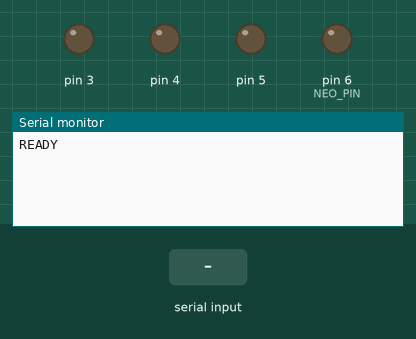
Bench run of a sketch on a simulated Arduino Uno, built with avr-gcc and run on an emulated ATmega328P. Shown: output pins drawn as LEDs (lit = HIGH), the last lines printed to the serial monitor. The inputs (shaded band) are chosen by the test bench. Pins used as bus, display or sensor lines are not drawn.

Above: at 1.2 s.
1.3 s: "US:-1\n" received over Serial
At 2.4 s:
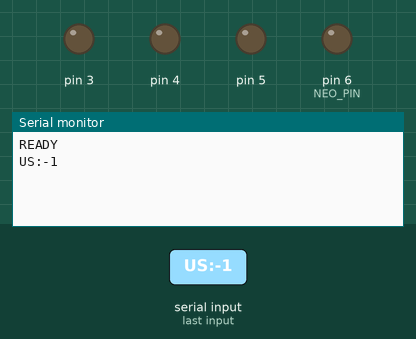
2.8 s: "PING:1\n" received over Serial
At 3.5 s:
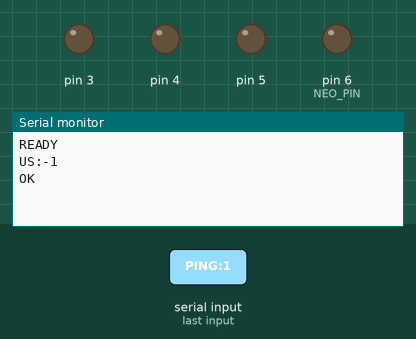
4.3 s: "DHT:1\n" received over Serial
At 4.7 s:
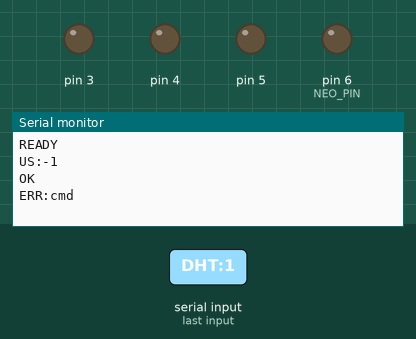

The sketch:

playhouse-firmware.ino
```cpp
// playhouse-firmware.ino — 프로토콜 계약서 (부록 A)
// Playino · PlayHouse 거실 레슨용 참조 펌웨어.
// 별도 작업자(펌웨어 트랙)와 공유하는 계약. 이 동작을 그대로 구현하면
// 웹앱(시리얼 코어)과 핸드셰이크/명령이 호환된다.
//
// 테스트 HW: Arduino Uno + 5φ LED 5개 (D2~D6). 거실 = D2.
// 라인 단위 ASCII, '\n' 종결, 115200 baud.
//
// 명령(H -> B):
//   PING                 → "PLAYHOUSE v<n>"
//   L<pin>:<0|1>         digitalWrite        → "OK"
//   P<pin>:<0-255>       analogWrite(PWM)    → "OK"
//   U<trig>:<echo>       초음파(HC-SR04) 거리 → "US:<cm>"  (에코 없음/범위초과 = "US:-1")
//   N<pin>:<idx>,<r>,<g>,<b> / NA<pin>:<r>,<g>,<b> / NS<pin>  NeoPixel(WS2812, D6) → "OK"
//
// ⚠️ 이 .ino 는 계약 참조용(요약). 실제 빌드/플래싱되는 펌웨어는 playhouse-uno.c 이며
//    NeoPixel·DHT11·tone·analogRead 등 전체 구현은 그쪽에 있다. v5 기준.

const char* FW_ID = "PLAYHOUSE v5";

void setup() {
  Serial.begin(115200);
  for (int p = 2; p <= 6; p++) pinMode(p, OUTPUT);
  Serial.println("READY");
}

// HC-SR04: Trig 에 10µs 펄스 → Echo HIGH 폭(µs) 측정 → 거리(cm) = 폭 / 58
long readUltrasonicCm(int trig, int echo) {
  pinMode(trig, OUTPUT);
  pinMode(echo, INPUT);
  digitalWrite(trig, LOW);  delayMicroseconds(2);
  digitalWrite(trig, HIGH); delayMicroseconds(10);
  digitalWrite(trig, LOW);
  unsigned long dur = pulseIn(echo, HIGH, 30000UL);  // 30ms 타임아웃(≈5m)
  if (dur == 0) return -1;                            // 에코 없음
  long cm = (long)(dur / 58);
  if (cm <= 0 || cm > 400) return -1;                 // 유효범위 밖
  return cm;
}

void loop() {
  if (!Serial.available()) return;
  String line = Serial.readStringUntil('\n');
  line.trim();

  if (line == "PING") { Serial.println(FW_ID); return; }

  char type = line.charAt(0);
  int colon = line.indexOf(':');
  if (colon < 0) { Serial.println("ERR:format"); return; }

  int pin = line.substring(1, colon).toInt();
  int val = line.substring(colon + 1).toInt();

  if (type == 'L')      { digitalWrite(pin, val ? HIGH : LOW); Serial.println("OK"); }
  else if (type == 'P') { analogWrite(pin, constrain(val, 0, 255)); Serial.println("OK"); }
  else if (type == 'U') { long cm = readUltrasonicCm(pin, val); Serial.print("US:"); Serial.println(cm); }
  else                  { Serial.println("ERR:cmd"); }
}
```

playhouse-uno.c
```cpp
/*
 * playhouse-uno.c — Playino · PlayHouse 펌웨어 (베어메탈 빌드 소스)
 *
 * 이 파일은 public/firmware/playhouse-uno.hex 를 생성하기 위한 ATmega328P
 * 베어메탈 구현이다. 와이어 동작(프로토콜)은 부록 A 의 Arduino 스케치
 * (playhouse-firmware.ino)와 완전히 동일하다. Arduino 코어 없이도
 * 오프라인 컴파일이 가능하도록 레지스터를 직접 다룬다.
 *
 *   H->B : PING / L<pin>:<0|1> / P<pin>:<0-255> / T<pin>:<freq>[,<ms>] / A<ch> / R<pin> / U<trig>:<echo> / DHT
 *          N<pin>:<idx>,<r>,<g>,<b> (네오픽셀 1픽셀) / NA<pin>:<r>,<g>,<b> (전체 채우기) / NS<pin> (반영)
 *   B->H : READY (부팅) / PLAYHOUSE v5 (PING 응답) / OK / ERR:<msg>
 *          A<ch>:<0-1023> (아날로그) / R<pin>:<0|1> (디지털) / US:<cm> (초음파) / DHT:<t>,<h>
 *
 * 빌드:
 *   avr-gcc -mmcu=atmega328p -DF_CPU=16000000UL -Os -o fw.elf playhouse-uno.c
 *   avr-objcopy -O ihex -R .eeprom fw.elf playhouse-uno.hex
 */

#include <avr/io.h>
#include <avr/interrupt.h>
#include <util/delay.h>
#include <stdlib.h>
#include <string.h>

#define FW_ID "PLAYHOUSE v5"
#define DHT_BIT 2   /* DHT-11 DATA = D2 (PD2) */

/* ---- UART (115200 @ 16MHz, U2X) ---- */
static void uart_init(void) {
    UBRR0H = 0;
    UBRR0L = 16;                       /* 16MHz/(8*(16+1)) = 117647 ~ +2.1% */
    UCSR0A = (1 << U2X0);
    UCSR0B = (1 << RXEN0) | (1 << TXEN0);
    UCSR0C = (1 << UCSZ01) | (1 << UCSZ00); /* 8N1 */
}
static void uart_tx(char c) {
    while (!(UCSR0A & (1 << UDRE0))) {}
    UDR0 = c;
}
static void uart_print(const char *s) { while (*s) uart_tx(*s++); }
static void uart_println(const char *s) { uart_print(s); uart_tx('\n'); }
static char uart_rx(void) {
    while (!(UCSR0A & (1 << RXC0))) {}
    return UDR0;
}

/* ---- PWM 타이머 초기화 (analogWrite 용, 핀 3/5/6/9/10/11) ---- */
static void pwm_init(void) {
    TCCR0A = (1 << WGM01) | (1 << WGM00);            /* Fast PWM */
    TCCR0B = (1 << CS01);                            /* presc 8 */
    TCCR1A = (1 << WGM10);                           /* 8-bit Fast PWM */
    TCCR1B = (1 << WGM12) | (1 << CS11);             /* presc 8 */
    TCCR2A = (1 << WGM21) | (1 << WGM20);            /* Fast PWM */
    TCCR2B = (1 << CS22);                            /* presc 64 */
}

static void set_output(uint8_t pin) {
    if (pin <= 7)       DDRD |= (1 << pin);
    else if (pin <= 13) DDRB |= (1 << (pin - 8));
}

static void pwm_disconnect(uint8_t pin) {
    switch (pin) {
        case 6:  TCCR0A &= ~(1 << COM0A1); break;
        case 5:  TCCR0A &= ~(1 << COM0B1); break;
        case 9:  TCCR1A &= ~(1 << COM1A1); break;
        case 10: TCCR1A &= ~(1 << COM1B1); break;
        case 11: TCCR2A &= ~(1 << COM2A1); break;
        case 3:  TCCR2A &= ~(1 << COM2B1); break;
        default: break;
    }
}

/* digitalWrite */
static void pin_digital(uint8_t pin, uint8_t v) {
    set_output(pin);
    pwm_disconnect(pin);
    if (pin <= 7) {
        if (v) PORTD |= (1 << pin); else PORTD &= ~(1 << pin);
    } else if (pin <= 13) {
        uint8_t b = pin - 8;
        if (v) PORTB |= (1 << b); else PORTB &= ~(1 << b);
    }
}

/* analogWrite (HW PWM on timer pins, 그 외는 임계값) */
static void pin_analog(uint8_t pin, uint8_t val) {
    set_output(pin);
    if (val == 0)   { pin_digital(pin, 0); return; }
    if (val == 255) { pin_digital(pin, 1); return; }
    switch (pin) {
        case 6:  TCCR0A |= (1 << COM0A1); OCR0A = val; break;
        case 5:  TCCR0A |= (1 << COM0B1); OCR0B = val; break;
        case 9:  TCCR1A |= (1 << COM1A1); OCR1A = val; break;
        case 10: TCCR1A |= (1 << COM1B1); OCR1B = val; break;
        case 11: TCCR2A |= (1 << COM2A1); OCR2A = val; break;
        case 3:  TCCR2A |= (1 << COM2B1); OCR2B = val; break;
        default: pin_digital(pin, val >= 128 ? 1 : 0); break;
    }
}

/* ---- 가변 마이크로초 지연 (tone 용; _delay_us 는 상수만 허용) ---- */
static void delay_us_var(uint16_t us) { while (us--) _delay_us(1); }

/* ---- tone: pin 을 freq(Hz) 로 ms 동안 구형파 출력 (블로킹, 부저) ---- */
static void tone_pin(uint8_t pin, uint16_t freq, uint16_t ms) {
    if (freq == 0 || ms == 0) return;
    set_output(pin); pwm_disconnect(pin);
    uint16_t half = (uint16_t)(500000UL / freq);          /* 반주기(us) */
    uint32_t cycles = ((uint32_t)freq * ms) / 1000UL;
    for (uint32_t i = 0; i < cycles; i++) {
        if (pin <= 7) PORTD |= (1 << pin); else PORTB |= (1 << (pin - 8));
        delay_us_var(half);
        if (pin <= 7) PORTD &= ~(1 << pin); else PORTB &= ~(1 << (pin - 8));
        delay_us_var(half);
    }
}

/* ---- ADC (아날로그 입력: A0~A5) ---- */
static void adc_init(void) {
    ADMUX = (1 << REFS0);                                  /* AVcc 기준 */
    ADCSRA = (1 << ADEN) | (1 << ADPS2) | (1 << ADPS1) | (1 << ADPS0); /* presc 128 */
}
static uint16_t adc_read(uint8_t ch) {
    ADMUX = (1 << REFS0) | (ch & 0x07);
    ADCSRA |= (1 << ADSC);
    while (ADCSRA & (1 << ADSC)) {}
    return ADC;
}

/* ---- 디지털 입력 읽기 (소리/불꽃/버튼 등) ---- */
static uint8_t pin_read(uint8_t pin) {
    if (pin <= 7) { DDRD &= ~(1 << pin); return (PIND >> pin) & 1; }
    uint8_t b = pin - 8; DDRB &= ~(1 << b); return (PINB >> b) & 1;
}

/* ---- 핀 레벨 읽기(빠른 in-loop 용; DDR 변경 없음) ---- */
static uint8_t pin_level(uint8_t pin) {
    if (pin <= 7) return (PIND >> pin) & 1;
    return (PINB >> (pin - 8)) & 1;
}

/* ---- 초음파(HC-SR04): Trig 10us 펄스 → Echo HIGH 폭 측정 → 거리(cm) ----
 * 측정 동안만 Timer1 을 normal/presc8(0.5us/tick)로 돌려 폭을 재고 PWM 설정 복구.
 * cm = us/58 = (ticks*0.5)/58 = ticks/116.  에코 없음/범위밖 = -1 */
static long ultrasonic_cm(uint8_t trig, uint8_t echo) {
    /* echo 입력 설정 */
    if (echo <= 7) DDRD &= ~(1 << echo); else DDRB &= ~(1 << (echo - 8));
    /* trig 10us 펄스 */
    pin_digital(trig, 0); _delay_us(2);
    pin_digital(trig, 1); _delay_us(10);
    pin_digital(trig, 0);
    /* Timer1: normal, presc8 → 0.5us/tick (PWM 설정 백업 후 복구) */
    uint8_t a = TCCR1A, b = TCCR1B;
    TCCR1A = 0; TCCR1B = (1 << CS11);
    /* echo 상승 대기 (≈30ms 타임아웃) */
    TCNT1 = 0;
    while (!pin_level(echo)) { if (TCNT1 > 60000) { TCCR1A = a; TCCR1B = b; return -1; } }
    /* echo HIGH 폭 측정 */
    TCNT1 = 0;
    while (pin_level(echo)) { if (TCNT1 > 60000) { TCCR1A = a; TCCR1B = b; return -1; } }
    uint16_t ticks = TCNT1;
    TCCR1A = a; TCCR1B = b;
    long cm = (long)ticks / 116;
    if (cm <= 0 || cm > 400) return -1;
    return cm;
}

/* ---- DHT-11 (1-wire, D2) ---- */
static void uart_print_u8(uint8_t v) { char b[5]; itoa(v, b, 10); uart_print(b); }
static void uart_print_u16(uint16_t v) { char b[7]; itoa(v, b, 10); uart_print(b); }

/* pin 이 level(0 또는 (1<<DHT_BIT)) 인 동안의 루프 카운트. 0=타임아웃 */
static uint16_t dht_pulse(uint8_t level) {
    uint16_t c = 0;
    while ((PIND & (1 << DHT_BIT)) == level) { if (++c >= 12000) return 0; }
    return c;
}
/* 성공 시 1, temp/hum 채움 */
static uint8_t dht_read(uint8_t *temp, uint8_t *hum) {
    uint8_t data[5] = { 0, 0, 0, 0, 0 };
    /* 시작 신호: 최소 18ms LOW */
    DDRD |= (1 << DHT_BIT);
    PORTD &= ~(1 << DHT_BIT);
    _delay_ms(20);
    PORTD |= (1 << DHT_BIT);
    _delay_us(40);
    DDRD &= ~(1 << DHT_BIT);          /* 입력 */
    PORTD |= (1 << DHT_BIT);          /* 풀업 */
    _delay_us(10);
    /* 응답: ~80us LOW, ~80us HIGH */
    if (dht_pulse(0) == 0) return 0;
    if (dht_pulse(1 << DHT_BIT) == 0) return 0;
    /* 40비트: 각 비트 = LOW(50us) + HIGH(26us=0 / 70us=1) */
    for (uint8_t i = 0; i < 40; i++) {
        uint16_t low = dht_pulse(0);
        uint16_t high = dht_pulse(1 << DHT_BIT);
        if (low == 0 || high == 0) return 0;
        data[i / 8] <<= 1;
        if (high > low) data[i / 8] |= 1;
    }
    if ((uint8_t)(data[0] + data[1] + data[2] + data[3]) != data[4]) return 0;
    *hum = data[0];
    *temp = data[2];
    return 1;
}

/* ---- NeoPixel (WS2812, D6=PD6) ----
 * 단일 데이터선 비트뱅잉(cpldcpu light_ws2812 방식). 16MHz 기준 사이클 타이밍.
 * WS2812 전송 순서는 G,R,B. 호스트는 N/NA 로 버퍼를 채우고 NS 로 반영(show)한다. */
#define NEO_PIN 6           /* D6 = PD6 (HARDWARE.md 기준) */
#define NEO_MAX 8           /* 스트립 최대 픽셀 수(실제가 적으면 앞쪽만 점등) */
static uint8_t neo_buf[NEO_MAX * 3];   /* 픽셀별 G,R,B (전송 순서 그대로 저장) */

/* WS2812 비트뱅잉 — PORTD 고정, maskhi/masklo 는 PD6 만 토글한 포트값 */
#define w_zeropulse   350
#define w_onepulse    900
#define w_totalperiod 1250
#define w_fixedlow    2
#define w_fixedhigh   4
#define w_fixedtotal  8
#define w_zerocycles  (((F_CPU/1000)*w_zeropulse           )/1000000)
#define w_onecycles   (((F_CPU/1000)*w_onepulse    + 500000)/1000000)
#define w_totalcycles (((F_CPU/1000)*w_totalperiod + 500000)/1000000)
#define w1 (w_zerocycles-w_fixedlow)
#define w2 (w_onecycles-w_fixedhigh-w1)
#define w3 (w_totalcycles-w_fixedtotal-w1-w2)
#define w1_nops w1
#define w2_nops w2
#define w3_nops w3
#define w_nop1  "nop      \n\t"
#define w_nop2  "rjmp .+0 \n\t"
#define w_nop4  w_nop2 w_nop2
#define w_nop8  w_nop4 w_nop4
#define w_nop16 w_nop8 w_nop8

static void ws2812_send(uint8_t *data, uint16_t datlen, uint8_t maskhi, uint8_t masklo) {
    uint8_t curbyte, ctr, sreg_prev;
    sreg_prev = SREG;
    cli();
    while (datlen--) {
        curbyte = *data++;
        asm volatile(
        "       ldi   %0,8  \n\t"
        "loop%=:out   %2,%3 \n\t"
#if (w1_nops & 1)
        w_nop1
#endif
#if (w1_nops & 2)
        w_nop2
#endif
#if (w1_nops & 4)
        w_nop4
#endif
#if (w1_nops & 8)
        w_nop8
#endif
        "       sbrs  %1,7  \n\t"
        "       out   %2,%4 \n\t"
        "       lsl   %1    \n\t"
#if (w2_nops & 1)
        w_nop1
#endif
#if (w2_nops & 2)
        w_nop2
#endif
#if (w2_nops & 4)
        w_nop4
#endif
#if (w2_nops & 8)
        w_nop8
#endif
        "       out   %2,%4 \n\t"
#if (w3_nops & 1)
        w_nop1
#endif
#if (w3_nops & 2)
        w_nop2
#endif
#if (w3_nops & 4)
        w_nop4
#endif
#if (w3_nops & 8)
        w_nop8
#endif
        "       dec   %0    \n\t"
        "       brne  loop%=\n\t"
        : "=&d"(ctr)
        : "r"(curbyte), "I"(_SFR_IO_ADDR(PORTD)), "r"(maskhi), "r"(masklo)
        );
    }
    SREG = sreg_prev;
}

static void neo_set(uint8_t idx, uint8_t r, uint8_t g, uint8_t b) {
    if (idx >= NEO_MAX) return;
    neo_buf[idx * 3 + 0] = g; neo_buf[idx * 3 + 1] = r; neo_buf[idx * 3 + 2] = b;
}
static void neo_fill(uint8_t r, uint8_t g, uint8_t b) {
    for (uint8_t i = 0; i < NEO_MAX; i++) { neo_buf[i * 3] = g; neo_buf[i * 3 + 1] = r; neo_buf[i * 3 + 2] = b; }
}
static void neo_show(void) {
    set_output(NEO_PIN); pwm_disconnect(NEO_PIN);
    uint8_t pinmask = (1 << NEO_PIN);
    uint8_t hi = PORTD | pinmask, lo = PORTD & ~pinmask;
    ws2812_send(neo_buf, NEO_MAX * 3, hi, lo);
    _delay_us(80);          /* 래치(>50us LOW) */
}

static void handle(char *line) {
    if (strcmp(line, "PING") == 0) { uart_println(FW_ID); return; }
    if (strcmp(line, "DHT") == 0) {
        uint8_t t, h;
        if (dht_read(&t, &h)) {
            uart_print("DHT:"); uart_print_u8(t); uart_tx(','); uart_print_u8(h); uart_tx('\n');
        } else {
            uart_println("ERR:dht");
        }
        return;
    }

    /* NeoPixel: NS<pin>=show / NA<pin>:<r>,<g>,<b>=전체채우기+show / N<pin>:<idx>,<r>,<g>,<b>=1픽셀 */
    if (line[0] == 'N') {
        if (line[1] == 'S') { neo_show(); uart_println("OK"); return; }
        char *c = strchr(line, ':');
        if (!c) { uart_println("ERR:format"); return; }
        if (line[1] == 'A') {
            char *c1 = strchr(c + 1, ','), *c2 = c1 ? strchr(c1 + 1, ',') : 0;
            if (!c1 || !c2) { uart_println("ERR:format"); return; }
            neo_fill((uint8_t)atoi(c + 1), (uint8_t)atoi(c1 + 1), (uint8_t)atoi(c2 + 1));
            neo_show(); uart_println("OK"); return;
        }
        char *c1 = strchr(c + 1, ','), *c2 = c1 ? strchr(c1 + 1, ',') : 0, *c3 = c2 ? strchr(c2 + 1, ',') : 0;
        if (!c1 || !c2 || !c3) { uart_println("ERR:format"); return; }
        neo_set((uint8_t)atoi(c + 1), (uint8_t)atoi(c1 + 1), (uint8_t)atoi(c2 + 1), (uint8_t)atoi(c3 + 1));
        uart_println("OK"); return;
    }

    char type = line[0];

    /* 콜론 없는 읽기 명령: A<ch>=아날로그, R<pin>=디지털 */
    if (type == 'A' && !strchr(line, ':')) {
        int ch = atoi(line + 1); if (ch < 0 || ch > 7) { uart_println("ERR:ch"); return; }
        uint16_t v = adc_read((uint8_t)ch);
        uart_tx('A'); uart_print_u8((uint8_t)ch); uart_tx(':'); uart_print_u16(v); uart_tx('\n'); return;
    }
    if (type == 'R' && !strchr(line, ':')) {
        int pin = atoi(line + 1); if (pin < 0 || pin > 13) { uart_println("ERR:pin"); return; }
        uint8_t v = pin_read((uint8_t)pin);
        uart_tx('R'); uart_print_u8((uint8_t)pin); uart_tx(':'); uart_print_u8(v); uart_tx('\n'); return;
    }

    char *colon = strchr(line, ':');
    if (!colon) { uart_println("ERR:format"); return; }

    int pin = atoi(line + 1);          /* atoi 는 ':' 앞 숫자까지만 파싱 */
    int val = atoi(colon + 1);

    if (pin < 0 || pin > 13) { uart_println("ERR:pin"); return; }

    if (type == 'L')      { pin_digital(pin, val ? 1 : 0); uart_println("OK"); }
    else if (type == 'P') {
        if (val < 0) val = 0;
        if (val > 255) val = 255;
        pin_analog(pin, (uint8_t)val); uart_println("OK");
    }
    else if (type == 'T') {            /* tone: T<pin>:<freq>[,<ms>] */
        char *comma = strchr(colon + 1, ',');
        int ms = comma ? atoi(comma + 1) : 200;
        if (val < 0) val = 0; if (ms < 0) ms = 0; if (ms > 2000) ms = 2000;
        tone_pin((uint8_t)pin, (uint16_t)val, (uint16_t)ms); uart_println("OK");
    }
    else if (type == 'U') {            /* 초음파: U<trig>:<echo> → US:<cm> */
        if (val < 0 || val > 13) { uart_println("ERR:pin"); return; }
        long cm = ultrasonic_cm((uint8_t)pin, (uint8_t)val);
        char b[8]; itoa((int)cm, b, 10);
        uart_print("US:"); uart_print(b); uart_tx('\n');
    }
    else                  { uart_println("ERR:cmd"); }
}

int main(void) {
    /* D2~D6 출력 (거실=D2 등) — 부록 A 와 동일 */
    for (uint8_t p = 2; p <= 6; p++) set_output(p);

    uart_init();
    pwm_init();
    adc_init();
    uart_println("READY");

    char buf[40];
    uint8_t len = 0;
    for (;;) {
        char c = uart_rx();
        if (c == '\r') continue;
        if (c == '\n') {
            buf[len] = 0;
            /* 앞뒤 공백 trim */
            char *s = buf;
            while (*s == ' ' || *s == '\t') s++;
            uint8_t e = strlen(s);
            while (e > 0 && (s[e-1] == ' ' || s[e-1] == '\t')) s[--e] = 0;
            if (e > 0) handle(s);
            len = 0;
            continue;
        }
        if (len < sizeof(buf) - 1) buf[len++] = c;
    }
}
```

Measured:
- after the input at 1.3 s, the serial monitor: prints a new line at once (image 1)
- after the input at 2.8 s, the serial monitor: prints a new line at once (image 2)
- after the input at 4.3 s, the serial monitor: prints a new line at once (image 3)
